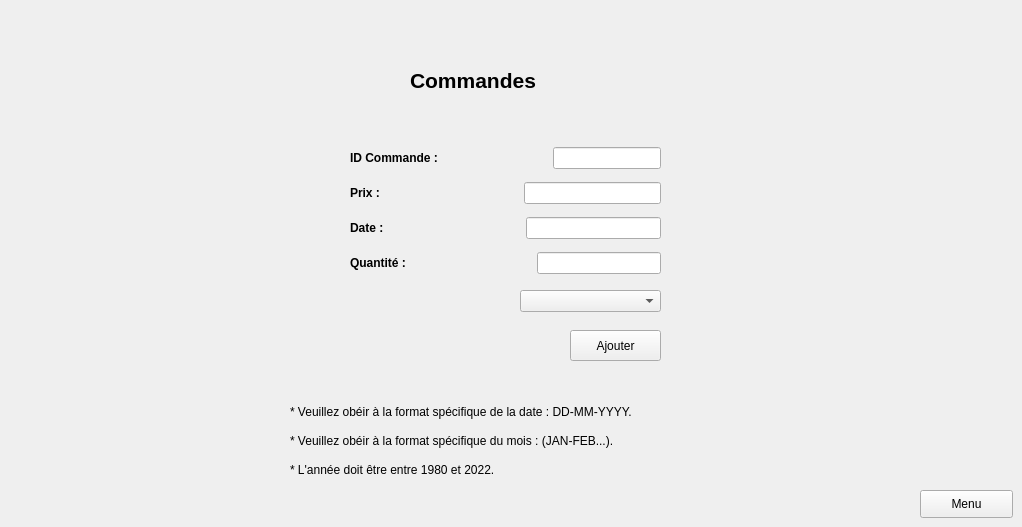
           <widget class="QWidget" name="Ajouter_5">
            <attribute name="title">
             <string>Ajouter une commande</string>
            </attribute>
            <widget class="QPushButton" name="pb_Ajouter_3">
             <property name="geometry">
              <rect>
               <x>570</x>
               <y>330</y>
               <width>91</width>
               <height>31</height>
              </rect>
             </property>
             <property name="text">
              <string>Ajouter</string>
             </property>
            </widget>
            <widget class="QComboBox" name="comboBox_11">
             <property name="geometry">
              <rect>
               <x>520</x>
               <y>290</y>
               <width>141</width>
               <height>22</height>
              </rect>
             </property>
            </widget>
            <widget class="QWidget" name="layoutWidget_15">
             <property name="geometry">
              <rect>
               <x>290</x>
               <y>400</y>
               <width>391</width>
               <height>81</height>
              </rect>
             </property>
             <layout class="QVBoxLayout" name="verticalLayout_46">
              <item>
               <widget class="QLabel" name="label_128">
                <property name="text">
                 <string>* Veuillez obéir à la format spécifique de la date : DD-MM-YYYY.</string>
                </property>
               </widget>
              </item>
              <item>
               <widget class="QLabel" name="label_129">
                <property name="text">
                 <string>* Veuillez obéir à la format spécifique du mois : (JAN-FEB...).</string>
                </property>
               </widget>
              </item>
              <item>
               <widget class="QLabel" name="label_130">
                <property name="text">
                 <string>* L'année doit être entre 1980 et 2022.</string>
                </property>
               </widget>
              </item>
             </layout>
            </widget>
            <widget class="QLabel" name="label_131">
             <property name="geometry">
              <rect>
               <x>410</x>
               <y>60</y>
               <width>251</width>
               <height>41</height>
              </rect>
             </property>
             <property name="font">
              <font>
               <pointsize>16</pointsize>
               <weight>75</weight>
               <bold>true</bold>
              </font>
             </property>
             <property name="text">
              <string>Commandes</string>
             </property>
            </widget>
            <widget class="QPushButton" name="homeButton_18">
             <property name="geometry">
              <rect>
               <x>920</x>
               <y>490</y>
               <width>93</width>
               <height>28</height>
              </rect>
             </property>
             <property name="text">
              <string>Menu</string>
             </property>
            </widget>
            <widget class="QWidget" name="layoutWidget_16">
             <property name="geometry">
              <rect>
               <x>350</x>
               <y>140</y>
               <width>311</width>
               <height>141</height>
              </rect>
             </property>
             <layout class="QVBoxLayout" name="verticalLayout_47">
              <item>
               <layout class="QHBoxLayout" name="horizontalLayout_111">
                <item>
                 <widget class="QLabel" name="label_53">
                  <property name="font">
                   <font>
                    <weight>75</weight>
                    <bold>true</bold>
                   </font>
                  </property>
                  <property name="text">
                   <string>ID Commande :</string>
                  </property>
                 </widget>
                </item>
                <item>
                 <spacer name="horizontalSpacer_90">
                  <property name="orientation">
                   <enum>Qt::Horizontal</enum>
                  </property>
                  <property name="sizeHint" stdset="0">
                   <size>
                    <width>40</width>
                    <height>20</height>
                   </size>
                  </property>
                 </spacer>
                </item>
                <item>
                 <widget class="QLineEdit" name="le_id_7"/>
                </item>
               </layout>
              </item>
              <item>
               <layout class="QHBoxLayout" name="horizontalLayout_112">
                <item>
                 <widget class="QLabel" name="label_132">
                  <property name="font">
                   <font>
                    <weight>75</weight>
                    <bold>true</bold>
                   </font>
                  </property>
                  <property name="text">
                   <string>Prix :</string>
                  </property>
                 </widget>
                </item>
                <item>
                 <spacer name="horizontalSpacer_91">
                  <property name="orientation">
                   <enum>Qt::Horizontal</enum>
                  </property>
                  <property name="sizeHint" stdset="0">
                   <size>
                    <width>40</width>
                    <height>20</height>
                   </size>
                  </property>
                 </spacer>
                </item>
                <item>
                 <widget class="QLineEdit" name="le_prix_5"/>
                </item>
               </layout>
              </item>
              <item>
               <layout class="QHBoxLayout" name="horizontalLayout_113">
                <item>
                 <widget class="QLabel" name="label_133">
                  <property name="font">
                   <font>
                    <weight>75</weight>
                    <bold>true</bold>
                   </font>
                  </property>
                  <property name="text">
                   <string>Date :</string>
                  </property>
                 </widget>
                </item>
                <item>
                 <spacer name="horizontalSpacer_92">
                  <property name="orientation">
                   <enum>Qt::Horizontal</enum>
                  </property>
                  <property name="sizeHint" stdset="0">
                   <size>
                    <width>40</width>
                    <height>20</height>
                   </size>
                  </property>
                 </spacer>
                </item>
                <item>
                 <widget class="QLineEdit" name="le_DATE_3">
                  <property name="enabled">
                   <bool>true</bool>
                  </property>
                 </widget>
                </item>
               </layout>
              </item>
              <item>
               <layout class="QHBoxLayout" name="horizontalLayout_114">
                <item>
                 <widget class="QLabel" name="label_134">
                  <property name="font">
                   <font>
                    <weight>75</weight>
                    <bold>true</bold>
                   </font>
                  </property>
                  <property name="text">
                   <string>Quantité :</string>
                  </property>
                 </widget>
                </item>
                <item>
                 <spacer name="horizontalSpacer_93">
                  <property name="orientation">
                   <enum>Qt::Horizontal</enum>
                  </property>
                  <property name="sizeHint" stdset="0">
                   <size>
                    <width>40</width>
                    <height>20</height>
                   </size>
                  </property>
                 </spacer>
                </item>
                <item>
                 <widget class="QLineEdit" name="le_Quantite_3"/>
                </item>
               </layout>
              </item>
             </layout>
            </widget>
           </widget>
